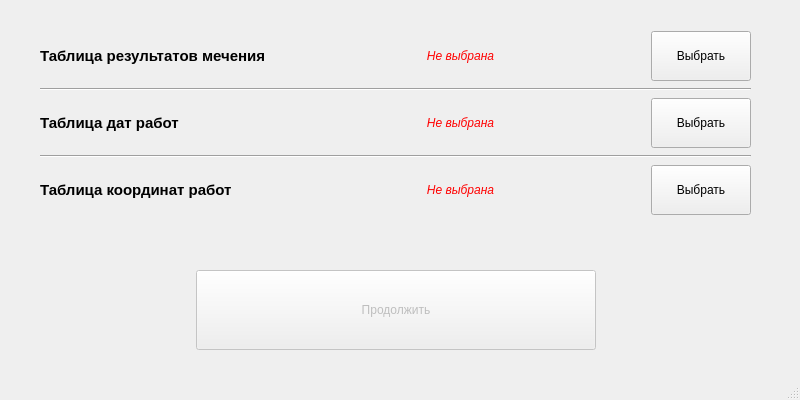
<?xml version="1.0" encoding="UTF-8"?>
<ui version="4.0">
 <class>LoadingWindow</class>
 <widget class="QMainWindow" name="LoadingWindow">
  <property name="geometry">
   <rect>
    <x>0</x>
    <y>0</y>
    <width>800</width>
    <height>400</height>
   </rect>
  </property>
  <property name="windowTitle">
   <string>Загрузка таблиц</string>
  </property>
  <widget class="QWidget" name="centralwidget">
   <widget class="QWidget" name="horizontalLayoutWidget">
    <property name="geometry">
     <rect>
      <x>-10</x>
      <y>270</y>
      <width>811</width>
      <height>80</height>
     </rect>
    </property>
    <layout class="QHBoxLayout" name="horizontalLayout" stretch="0,0,0">
     <item>
      <spacer name="horizontalSpacer">
       <property name="orientation">
        <enum>Qt::Horizontal</enum>
       </property>
       <property name="sizeHint" stdset="0">
        <size>
         <width>40</width>
         <height>20</height>
        </size>
       </property>
      </spacer>
     </item>
     <item>
      <widget class="QPushButton" name="load_button_continue">
       <property name="enabled">
        <bool>false</bool>
       </property>
       <property name="sizePolicy">
        <sizepolicy hsizetype="Fixed" vsizetype="Preferred">
         <horstretch>0</horstretch>
         <verstretch>0</verstretch>
        </sizepolicy>
       </property>
       <property name="minimumSize">
        <size>
         <width>400</width>
         <height>0</height>
        </size>
       </property>
       <property name="text">
        <string>Продолжить</string>
       </property>
      </widget>
     </item>
     <item>
      <spacer name="horizontalSpacer_2">
       <property name="orientation">
        <enum>Qt::Horizontal</enum>
       </property>
       <property name="sizeHint" stdset="0">
        <size>
         <width>40</width>
         <height>20</height>
        </size>
       </property>
      </spacer>
     </item>
    </layout>
   </widget>
   <widget class="QWidget" name="verticalLayoutWidget">
    <property name="geometry">
     <rect>
      <x>40</x>
      <y>30</y>
      <width>711</width>
      <height>191</height>
     </rect>
    </property>
    <layout class="QVBoxLayout" name="verticalLayout">
     <item>
      <layout class="QHBoxLayout" name="horizontalLayout_2">
       <item>
        <widget class="QLabel" name="load_label_header_1">
         <property name="sizePolicy">
          <sizepolicy hsizetype="Fixed" vsizetype="Preferred">
           <horstretch>0</horstretch>
           <verstretch>0</verstretch>
          </sizepolicy>
         </property>
         <property name="minimumSize">
          <size>
           <width>230</width>
           <height>0</height>
          </size>
         </property>
         <property name="font">
          <font>
           <pointsize>11</pointsize>
           <bold>true</bold>
          </font>
         </property>
         <property name="styleSheet">
          <string notr="true">font-weight:700;</string>
         </property>
         <property name="text">
          <string>Таблица результатов мечения</string>
         </property>
         <property name="scaledContents">
          <bool>false</bool>
         </property>
        </widget>
       </item>
       <item>
        <widget class="QLabel" name="load_label_status_1">
         <property name="font">
          <font>
           <italic>true</italic>
          </font>
         </property>
         <property name="styleSheet">
          <string notr="true">color:rgb(255, 0, 0);</string>
         </property>
         <property name="text">
          <string>Не выбрана</string>
         </property>
         <property name="alignment">
          <set>Qt::AlignCenter</set>
         </property>
        </widget>
       </item>
       <item>
        <widget class="QPushButton" name="load_button_1">
         <property name="sizePolicy">
          <sizepolicy hsizetype="Fixed" vsizetype="Fixed">
           <horstretch>0</horstretch>
           <verstretch>0</verstretch>
          </sizepolicy>
         </property>
         <property name="minimumSize">
          <size>
           <width>100</width>
           <height>50</height>
          </size>
         </property>
         <property name="text">
          <string>Выбрать</string>
         </property>
        </widget>
       </item>
      </layout>
     </item>
     <item>
      <widget class="Line" name="line_2">
       <property name="orientation">
        <enum>Qt::Horizontal</enum>
       </property>
      </widget>
     </item>
     <item>
      <layout class="QHBoxLayout" name="horizontalLayout_5">
       <item>
        <widget class="QLabel" name="load_label_header_2">
         <property name="sizePolicy">
          <sizepolicy hsizetype="Fixed" vsizetype="Preferred">
           <horstretch>0</horstretch>
           <verstretch>0</verstretch>
          </sizepolicy>
         </property>
         <property name="minimumSize">
          <size>
           <width>230</width>
           <height>0</height>
          </size>
         </property>
         <property name="font">
          <font>
           <pointsize>11</pointsize>
           <bold>true</bold>
          </font>
         </property>
         <property name="styleSheet">
          <string notr="true">font-weight:700;</string>
         </property>
         <property name="text">
          <string>Таблица дат работ</string>
         </property>
        </widget>
       </item>
       <item>
        <widget class="QLabel" name="load_label_status_2">
         <property name="font">
          <font>
           <italic>true</italic>
          </font>
         </property>
         <property name="styleSheet">
          <string notr="true">color:rgb(255, 0, 0);</string>
         </property>
         <property name="text">
          <string>Не выбрана</string>
         </property>
         <property name="alignment">
          <set>Qt::AlignCenter</set>
         </property>
        </widget>
       </item>
       <item>
        <widget class="QPushButton" name="load_button_2">
         <property name="sizePolicy">
          <sizepolicy hsizetype="Fixed" vsizetype="Fixed">
           <horstretch>0</horstretch>
           <verstretch>0</verstretch>
          </sizepolicy>
         </property>
         <property name="minimumSize">
          <size>
           <width>100</width>
           <height>50</height>
          </size>
         </property>
         <property name="text">
          <string>Выбрать</string>
         </property>
        </widget>
       </item>
      </layout>
     </item>
     <item>
      <widget class="Line" name="line">
       <property name="orientation">
        <enum>Qt::Horizontal</enum>
       </property>
      </widget>
     </item>
     <item>
      <layout class="QHBoxLayout" name="horizontalLayout_7">
       <item>
        <widget class="QLabel" name="load_label_header_3">
         <property name="sizePolicy">
          <sizepolicy hsizetype="Fixed" vsizetype="Preferred">
           <horstretch>0</horstretch>
           <verstretch>0</verstretch>
          </sizepolicy>
         </property>
         <property name="minimumSize">
          <size>
           <width>230</width>
           <height>0</height>
          </size>
         </property>
         <property name="font">
          <font>
           <pointsize>11</pointsize>
           <bold>true</bold>
          </font>
         </property>
         <property name="styleSheet">
          <string notr="true">font-weight:700;</string>
         </property>
         <property name="text">
          <string>Таблица координат работ</string>
         </property>
        </widget>
       </item>
       <item>
        <widget class="QLabel" name="load_label_status_3">
         <property name="font">
          <font>
           <italic>true</italic>
          </font>
         </property>
         <property name="styleSheet">
          <string notr="true">color:rgb(255, 0, 0);</string>
         </property>
         <property name="text">
          <string>Не выбрана</string>
         </property>
         <property name="alignment">
          <set>Qt::AlignCenter</set>
         </property>
        </widget>
       </item>
       <item>
        <widget class="QPushButton" name="load_button_3">
         <property name="sizePolicy">
          <sizepolicy hsizetype="Fixed" vsizetype="Fixed">
           <horstretch>0</horstretch>
           <verstretch>0</verstretch>
          </sizepolicy>
         </property>
         <property name="minimumSize">
          <size>
           <width>100</width>
           <height>50</height>
          </size>
         </property>
         <property name="text">
          <string>Выбрать</string>
         </property>
        </widget>
       </item>
      </layout>
     </item>
    </layout>
   </widget>
  </widget>
  <widget class="QMenuBar" name="menubar">
   <property name="geometry">
    <rect>
     <x>0</x>
     <y>0</y>
     <width>800</width>
     <height>19</height>
    </rect>
   </property>
  </widget>
  <widget class="QStatusBar" name="statusbar"/>
 </widget>
 <resources/>
 <connections/>
</ui>
